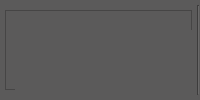
               <widget class="QWidget" name="page_home">
                <property name="styleSheet">
                 <string notr="true">background:rgb(91,90,90);</string>
                </property>
                <layout class="QHBoxLayout" name="horizontalLayout_19">
                 <property name="spacing">
                  <number>0</number>
                 </property>
                 <property name="leftMargin">
                  <number>0</number>
                 </property>
                 <property name="topMargin">
                  <number>5</number>
                 </property>
                 <property name="rightMargin">
                  <number>0</number>
                 </property>
                 <property name="bottomMargin">
                  <number>5</number>
                 </property>
                 <item>
                  <widget class="QFrame" name="frame_home_main">
                   <property name="frameShape">
                    <enum>QFrame::NoFrame</enum>
                   </property>
                   <property name="frameShadow">
                    <enum>QFrame::Plain</enum>
                   </property>
                   <layout class="QVBoxLayout" name="verticalLayout_5">
                    <property name="spacing">
                     <number>5</number>
                    </property>
                    <property name="leftMargin">
                     <number>5</number>
                    </property>
                    <property name="topMargin">
                     <number>5</number>
                    </property>
                    <property name="rightMargin">
                     <number>5</number>
                    </property>
                    <property name="bottomMargin">
                     <number>5</number>
                    </property>
                    <item>
                     <widget class="QFrame" name="frame_4">
                      <property name="frameShape">
                       <enum>QFrame::StyledPanel</enum>
                      </property>
                      <property name="frameShadow">
                       <enum>QFrame::Raised</enum>
                      </property>
                      <widget class="QWidget" name="verticalLayoutWidget">
                       <property name="geometry">
                        <rect>
                         <x>10</x>
                         <y>20</y>
                         <width>191</width>
                         <height>421</height>
                        </rect>
                       </property>
                       <layout class="QVBoxLayout" name="vl_scans">
                        <item>
                         <widget class="QLabel" name="lb_domain_scan">
                          <property name="text">
                           <string>Domain scan</string>
                          </property>
                          <property name="alignment">
                           <set>Qt::AlignCenter</set>
                          </property>
                         </widget>
                        </item>
                        <item>
                         <widget class="QLabel" name="lb_network_scan">
                          <property name="text">
                           <string>Network scan</string>
                          </property>
                          <property name="alignment">
                           <set>Qt::AlignCenter</set>
                          </property>
                         </widget>
                        </item>
                        <item>
                         <widget class="QLabel" name="lb_wifi_password">
                          <property name="text">
                           <string>Wifi password</string>
                          </property>
                          <property name="alignment">
                           <set>Qt::AlignCenter</set>
                          </property>
                         </widget>
                        </item>
                       </layout>
                      </widget>
                      <widget class="QWidget" name="verticalLayoutWidget_2">
                       <property name="geometry">
                        <rect>
                         <x>220</x>
                         <y>20</y>
                         <width>471</width>
                         <height>421</height>
                        </rect>
                       </property>
                       <layout class="QVBoxLayout" name="vl_progress">
                        <item>
                         <widget class="QProgressBar" name="pb_domain_scan">
                          <property name="value">
                           <number>24</number>
                          </property>
                          <property name="alignment">
                           <set>Qt::AlignCenter</set>
                          </property>
                         </widget>
                        </item>
                        <item>
                         <widget class="QProgressBar" name="pb_network_scan">
                          <property name="value">
                           <number>24</number>
                          </property>
                          <property name="alignment">
                           <set>Qt::AlignCenter</set>
                          </property>
                         </widget>
                        </item>
                        <item>
                         <widget class="QProgressBar" name="pb_wifi_password">
                          <property name="value">
                           <number>24</number>
                          </property>
                          <property name="alignment">
                           <set>Qt::AlignCenter</set>
                          </property>
                         </widget>
                        </item>
                       </layout>
                      </widget>
                     </widget>
                    </item>
                   </layout>
                  </widget>
                 </item>
                 <item>
                  <widget class="Line" name="vert_divide">
                   <property name="orientation">
                    <enum>Qt::Vertical</enum>
                   </property>
                  </widget>
                 </item>
                </layout>
               </widget>
